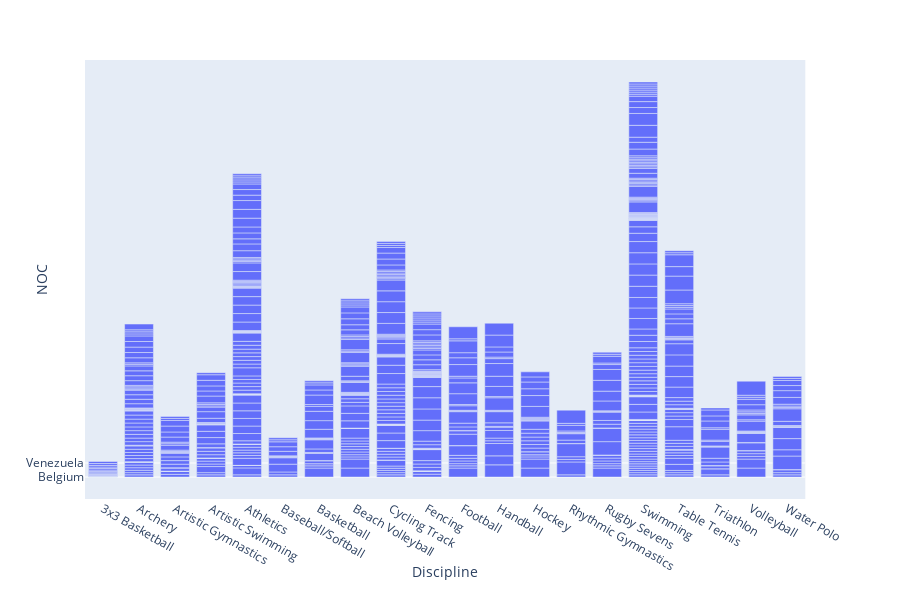

Notebook code cell kept with this figure:
### Code cell
px.bar(df_teams, x='Discipline', y='NOC', title='')

### Figure 1 — Plotly figure (JSON) as saved in the notebook; plotly's stock layout.template omitted (floating-point values rounded to 4 significant figures; data arrays with more than 128 entries replaced by an {"elided": "..."} marker saying what was removed)
{"data": [{"alignmentgroup": "True", "hoverlabel": {"namelength": 0}, "hovertemplate": "Discipline=%{x}<br>NOC=%{y}", "legendgroup": "", "marker": {"color": "#636efa"}, "name": "", "offsetgroup": "", "orientation": "v", "showlegend": false, "textposition": "auto", "type": "bar", "x": {"elided": "743 str values"}, "xaxis": "x", "y": {"elided": "743 str values"}, "yaxis": "y"}], "layout": {"barmode": "relative", "height": 600, "legend": {"tracegroupgap": 0}, "margin": {"t": 60}, "xaxis": {"anchor": "y", "domain": [0, 0.98], "title": {"text": "Discipline"}}, "yaxis": {"anchor": "x", "domain": [0, 1], "title": {"text": "NOC"}}}}
